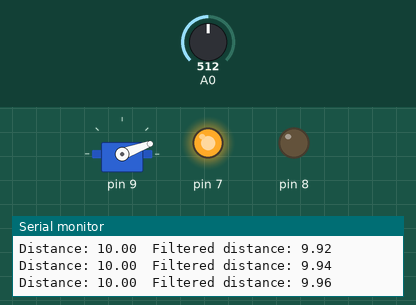
Recording of a sketch running on a simulated Arduino Uno, built with avr-gcc and run on an emulated ATmega328P. Parts: servo, output pins drawn as LEDs (lit = HIGH), the last lines printed to the serial monitor. Dashed ring = blinking. Inputs (shaded band) come from the test bench; at power-on: A0 = 512.

Above: at 6.4 s.
6.5 s: A0 set to 181
9.5 s: A0 set to 151
At 9.74 s:
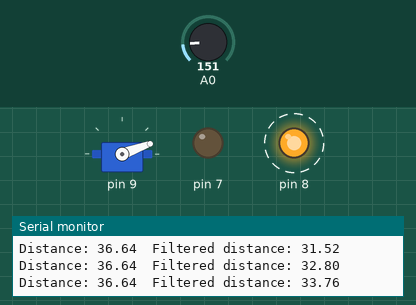
12.5 s: A0 set to 306
At 13.58 s:
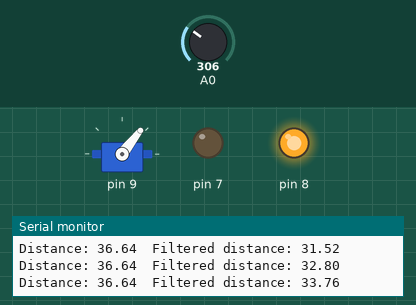
At 15.37 s:
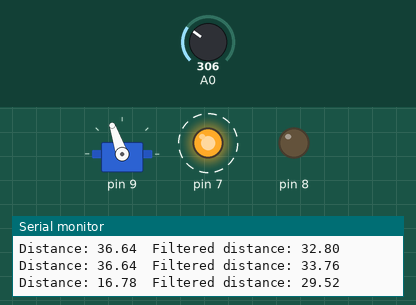
Timing chart, 0 to 21.5 s (numbered marks = the images above; inputs shaded):
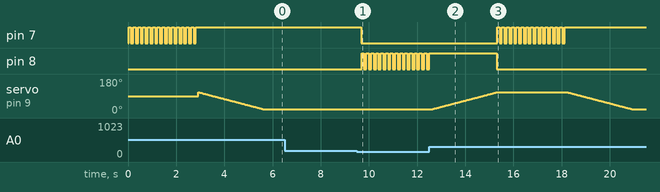

Measured:
- the behaviour switches between 166 and 165 on A0 (found by bisection; images 0 and 1)
- after the input at 9.5 s, pin 7: HIGH → LOW after 0.17 s; pin 8: alternates HIGH for 0.10 s and LOW for 0.10 s, starting after 0.19 s
- after the input at 12.5 s, pin 7: alternates HIGH for 0.10 s and LOW for 0.10 s, 29 changes in all, then stays HIGH, starting after 2.8 s; pin 8: HIGH → LOW after 2.8 s
- by itself, pin 7: alternates HIGH for 0.10 s and LOW for 0.10 s, 29 changes in all, then stays HIGH
- by itself, servo on pin 9: rises from 20° to 110° in 5.6 s, then falls to 20° in 2.7 s

The sketch:

Ramp.ino
```cpp
#include "LRampMain.h"

LRampMain ramp;

void setup() {
    ramp.setup();
}

void loop() {
    ramp.loop();
}
```

LLowPassFilter.h
```cpp
// (licence header left out)
#ifndef __Rover__LLowPassFilter__
#define __Rover__LLowPassFilter__

class LLowPassFilter {
private:
    double _alpha, _dt, _RC, _currentFilteredValue, _currentRawValue;
    void updateAlpha();
public:
    LLowPassFilter(double initialValue, double RC, double dt);

    void setRC(double RC);
    double RC();
    void setDt(double dt);
    double dt();
    double alpha();

    double filterValue(double rawValue);
    double currentFilteredValue();
    double currentRawValue();
};

#endif /* defined(__Rover__LLowPassFilter__) */
```

LRampController.h
```cpp
// (licence header left out)
#ifndef LRampController_h
#define LRampController_h

#include "LSharpIR.h"
#include <Arduino.h>
#include <Servo.h>

enum LRampState { undefined, open, closed };

class LRampController {
private:
    Servo *_servo;
    uint8_t _servoPin;
    uint8_t _greenLightsPin;
    uint8_t _redLightsPin;
    LRampState _rampState;
    void turnLightsToGreen();
    void turnLightsToRed();
    void turnLightsOff();
    void turnLightsOnWithPin(uint8_t pin);
public:
    LRampController(uint8_t servoPin, uint8_t greenLightsPin, uint8_t redLightsPin);
    LRampState rampState();
    void openRamp();
    void closeRamp();
};

#endif /* LRampController_h */
```

LRampMain.h
```cpp
// (licence header left out)
#ifndef LRampMain_h
#define LRampMain_h

#include "LSharpIR.h"
#include "LRampController.h"
#include "LLowPassFilter.h"

class LRampMain {
private:
    LSharpIR *_sharpIR;
    LRampController *_rampController;
    LLowPassFilter *_filter;

public:
    LRampMain();

    void setup();
    void loop();

};

#endif /* LRampMain_h */
```

LSharpIR.h
```cpp
// (licence header left out)
#ifndef LSharpIR_h
#define LSharpIR_h

class LSharpIR {
private:
    unsigned int _sharpPin;
public:
    LSharpIR(unsigned int sharpPin);
    float measureDistance();
};

#endif /* LSharpIR_h */
```
